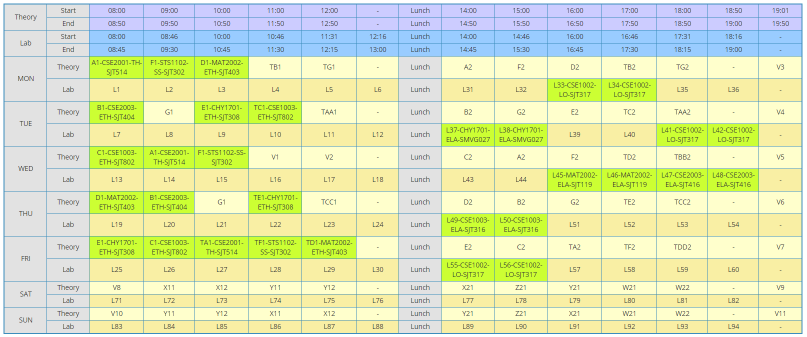
#> input picture ttpxt.png, 1613 x 674 px (shown at 1/2 size)
$ python script.py ttpxt.png
#> lines starting #> are read from the running program, lines starting #| are printed output that depends on the picture
from PIL import Image
import json
import numpy as np
#import preproc_beta
import os
import datetime
import sys

##THIS ONE TAKES 2 ms


def dist(f, t):
    return int((abs(f[0]-t[0])*2 + abs(f[1]-t[1])*2 + abs(f[2]-t[2]))*0.5)

def unimportant(rgb):
    return (rgb[0] <= 200 and rgb[1] <= 200 and rgb[2] <= 200) or (rgb[1] > 200 and rgb[2] > 200 and rgb[2] >= rgb[1])

slot_state = np.zeros((14,13))
hops = []
final_list = []
cd = [0,0]

tt = Image.open(sys.argv[1]).rotate(180)
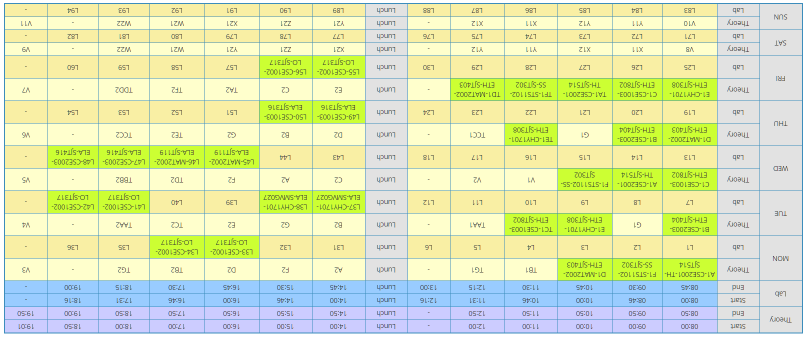
#> tt: PIL image 1613x674 RGB (shown at 1/2 size); mean R, G, B 220.7, 230.9, 181.4
#tt = Image.open("ttpxt.png")

#print(datetime.datetime.time(datetime.datetime.now()))

dim = tt.size
#> dim = (1613, 674)

def updateNPCoord():
    global cd
    if cd[1] < 12:
        cd = [cd[0], cd[1]+1]
    else:
        cd = [cd[0]+1, 0]

'''
filled slot = (0,255,0)
empty slot = (255,255,0)
'''
cols = [(0,255,0),(255,255,0)]

start = [] ##coordinates of the starting point

i=0
while i < dim[0]:
	j = 0
	while j < dim[1]:
		rgb = tt.getpixel((i,j))
		if unimportant(rgb) == False:
			start = [i,j]
			i = dim[0] #breaking the outer loop
			break #breaking the inner loop
		j = j + 1
	i = i + 1


j = start[1]
i = start[0]


try:
	for b in range(14):

		for a in range(13):
			RGB = tt.getpixel((i,j))
			if unimportant(RGB) == False:
				if dist((203,254,51), RGB) < dist((255,255,204), RGB):
					slot_state[cd[0], cd[1]] = 1

			updateNPCoord()

			if a == 12:
				break

			if b == 0:
				h = 1
				i = i + 1
				while unimportant(tt.getpixel((i,j))) == False:
					i = i + 1
					h = h + 1
				while unimportant(tt.getpixel((i,j))) == True:
					i = i + 1
					h = h + 1
				hops.append(h)
			else:
				i = i + hops[a]

    	#printing
    	#for x in range(13):
    	#    print(int(slot_state[b][a]), end=' ')
    	#print('\n')

		if b == 13:
			break


		i = start[0]
		j = j + 1
		while unimportant(tt.getpixel((i,j))) == False:
			j = j + 1
		while unimportant(tt.getpixel((i,j))) == True:
			j = j + 1
#> after the loop, hops = [86, 102, 102, 110, 109, 106, 191, 85, 109, 106, 109, 101]; j = 517

except IndexError:
	if cd[0] < 10 or cd[1] != 0:
		x = input("BAD FILE: Please upload a proper time table image...")
		exit()

##in case of a correctly cropped image, empty rows need be added to the top
##of the table, before rotation
for x in range(14 - cd[0]):
    tr = np.zeros(13)
    i = 13
    while i >= 1:
        slot_state[i] = slot_state[i-1]
        i = i - 1
    slot_state[0] = tr

##rotating the array
slot_state = np.rot90(slot_state, 2, (0,1))

a = 0
while a < 13:
    b = 0
    while b < 13:
        final_list.append(int(slot_state[a,b] + slot_state[a+1, b]))
        b = b + 1
    a = a + 2
#> after the loop, a = 14; final_list = 91 values, max 1 at index 0, min 0 at index 3, mean 0.341

#print(datetime.datetime.time(datetime.datetime.now()))
#os.remove("ttpxt.png")
#print(json.dumps(final_list))
i=0
for y in final_list:
    if(i==0):
        s="Monday"
        print(s)
        print("\n")
    elif(i==13):
        s="Tuesday"
        print("\n")
        print(s)
    elif(i==26):
        s="Wednesday"
        print("\n")
        print(s)
    elif(i==39):
        s="Thrusday"
        print("\n")
        print(s)
    elif(i==52):
        s="Friday"
        print("\n")
        print(s)

    if(y==0):
            if(i%13==0):
                print("8:00-9:00 ")
            if(i%13==1):
                print("9:00-10:00 ")
            if(i%13==2):
                print("10:00-11:00 ")
            if(i%13==3):
                print("11:00-12:00 ")
            if(i%13==4):
                print("12:00-13:00 ")
            if(i%13==5):
                print("13:00-14:00 ")
            if(i%13==6):
                print("14:00-15:00 ")
            if(i%13==7):
                print("15:00-16:00 ")
            if(i%13==8):
                print("16:00-17:00 ")
            if(i%13==9):
                print("17:00-18:00 ")
            if(i%13==10):
                print("18:00-18:50 ")
            if(i%13==11):
                print("18:50-19:00 ")
            if(i%13==12):
                print("19:00-20:00 ")
    if(i==64):
        break
    i=i+1
#> this loop made 65 passes
#> (y, s) on passes 14, 27, 40, 53: (1, 'Tuesday'), (1, 'Wednesday'), (1, 'Thrusday'), (1, 'Friday')
#> s on pass 1: 'Monday'
#| Monday
#| 11:00-12:00
#| 12:00-13:00
#| 13:00-14:00
#| 14:00-15:00
#| 15:00-16:00
#| 18:00-18:50
#| 18:50-19:00
#> (further printed lines are left out)
#> after the loop, i = 64

# x = input("\nGive any input to continue...")


exit()
#> (the program exits here)

$ run again, with tt3.png copied over ttpxt.png
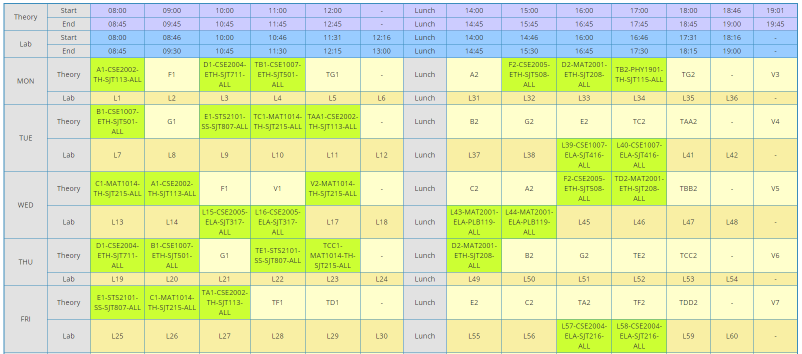
#> input picture tt3.png, 1603 x 708 px (shown at 1/2 size)
#> `tt = Image.open(sys.argv[1]).rotate(180)`:
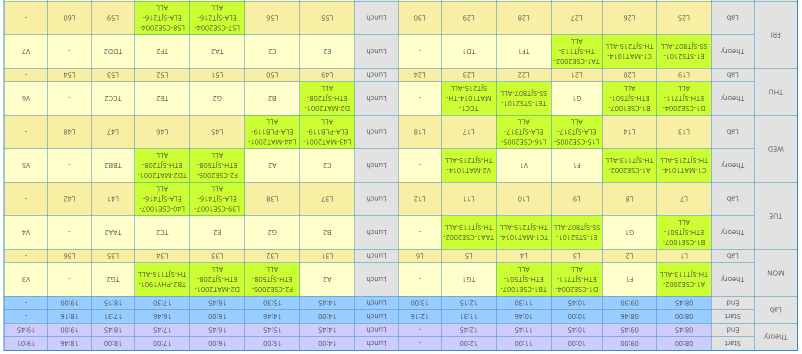
#> tt: PIL image 1603x708 RGB (shown at 1/2 size); mean R, G, B 219.8, 232.6, 173.2

$ run again, with ttfs.png copied over ttpxt.png
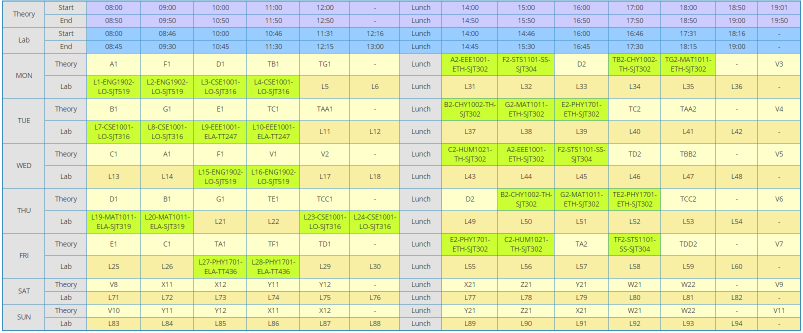
#> input picture ttfs.png, 1606 x 665 px (shown at 1/2 size)
#> `tt = Image.open(sys.argv[1]).rotate(180)`:
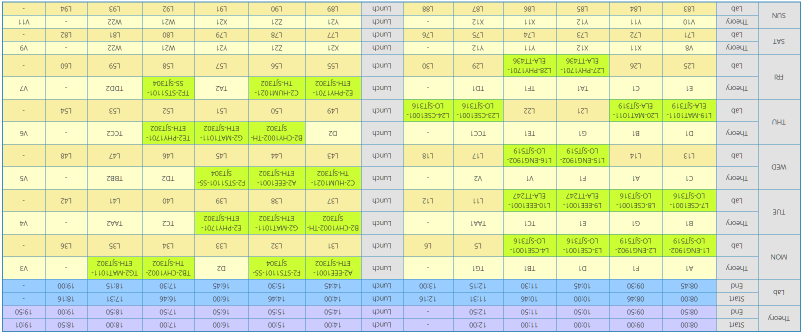
#> tt: PIL image 1606x665 RGB (shown at 1/2 size); mean R, G, B 219.9, 230.6, 179.4
#> after the loop `for b in range(14):`: hops = [85, 85, 109, 105, 108, 113, 196, 100, 100, 106, 106, 107]; j = 514
#> after the loop `while a < 13:`: a = 14; final_list = 91 values, max 1 at index 0, min 0 at index 4, mean 0.352
#> the loop `for y in final_list:` made 65 passes
#> (y, s) on passes 14, 27, 40, 53: (1, 'Tuesday'), (0, 'Wednesday'), (1, 'Thrusday'), (0, 'Friday')
#> (printed output is left out)
#> after the loop `for y in final_list:`: i = 64
